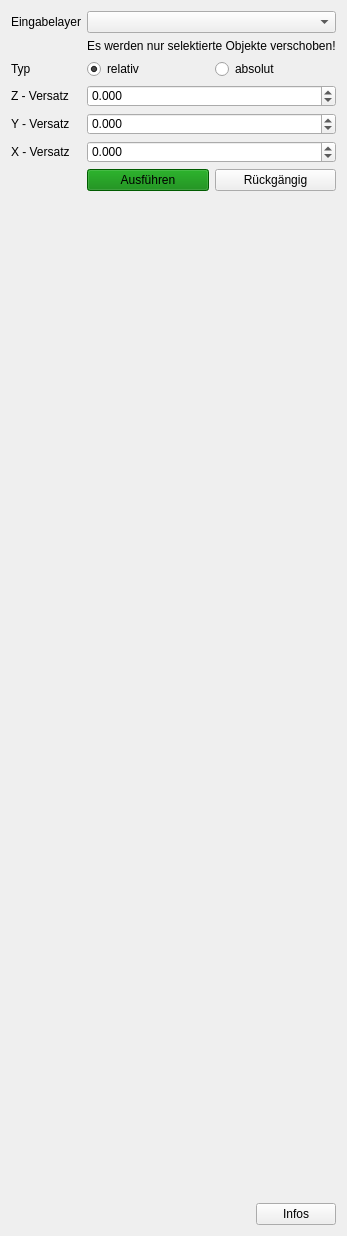
            <widget class="QWidget" name="lfaWidgetVerschieben">
             <property name="styleSheet">
              <string notr="true">#lfaWidgetVerschieben{
	background-color:  rgb(240,240,240)
}</string>
             </property>
             <attribute name="title">
              <string>Verschieben</string>
             </attribute>
             <layout class="QFormLayout" name="formLayout_4">
              <item row="1" column="0">
               <widget class="QLabel" name="label_15">
                <property name="text">
                 <string>Eingabelayer</string>
                </property>
               </widget>
              </item>
              <item row="1" column="1">
               <widget class="QgsMapLayerComboBox" name="layerGeometryMove"/>
              </item>
              <item row="3" column="1">
               <widget class="QLabel" name="label_16">
                <property name="text">
                 <string>Es werden nur selektierte Objekte verschoben!</string>
                </property>
               </widget>
              </item>
              <item row="4" column="0">
               <widget class="QLabel" name="label_22">
                <property name="text">
                 <string>Typ</string>
                </property>
               </widget>
              </item>
              <item row="4" column="1">
               <layout class="QHBoxLayout" name="horizontalLayout">
                <item>
                 <widget class="QRadioButton" name="radioGeometryMoveRelativ">
                  <property name="text">
                   <string>relativ</string>
                  </property>
                  <property name="checked">
                   <bool>true</bool>
                  </property>
                 </widget>
                </item>
                <item>
                 <widget class="QRadioButton" name="radioGeometryMoveAbsolut">
                  <property name="text">
                   <string>absolut</string>
                  </property>
                 </widget>
                </item>
               </layout>
              </item>
              <item row="6" column="0">
               <widget class="QLabel" name="label_23">
                <property name="text">
                 <string>Z - Versatz</string>
                </property>
               </widget>
              </item>
              <item row="6" column="1">
               <widget class="QgsDoubleSpinBox" name="spinBoxGeometryMoveZ">
                <property name="decimals">
                 <number>3</number>
                </property>
                <property name="minimum">
                 <double>-10000.000000000000000</double>
                </property>
                <property name="maximum">
                 <double>10000.000000000000000</double>
                </property>
               </widget>
              </item>
              <item row="8" column="0">
               <widget class="QLabel" name="label_24">
                <property name="text">
                 <string>Y - Versatz</string>
                </property>
               </widget>
              </item>
              <item row="8" column="1">
               <widget class="QgsDoubleSpinBox" name="spinBoxGeometryMoveY">
                <property name="decimals">
                 <number>3</number>
                </property>
                <property name="minimum">
                 <double>-100000.000000000000000</double>
                </property>
                <property name="maximum">
                 <double>100000.000000000000000</double>
                </property>
               </widget>
              </item>
              <item row="11" column="0">
               <widget class="QLabel" name="label_25">
                <property name="text">
                 <string>X - Versatz</string>
                </property>
               </widget>
              </item>
              <item row="11" column="1">
               <widget class="QgsDoubleSpinBox" name="spinBoxGeometryMoveX">
                <property name="decimals">
                 <number>3</number>
                </property>
                <property name="minimum">
                 <double>-100000.000000000000000</double>
                </property>
                <property name="maximum">
                 <double>100000.000000000000000</double>
                </property>
               </widget>
              </item>
              <item row="14" column="1">
               <layout class="QHBoxLayout" name="horizontalLayout_2">
                <property name="leftMargin">
                 <number>0</number>
                </property>
                <property name="topMargin">
                 <number>0</number>
                </property>
                <property name="rightMargin">
                 <number>0</number>
                </property>
                <property name="bottomMargin">
                 <number>0</number>
                </property>
                <item>
                 <widget class="QPushButton" name="btnGeometryMoveRun">
                  <property name="sizePolicy">
                   <sizepolicy hsizetype="Preferred" vsizetype="Fixed">
                    <horstretch>0</horstretch>
                    <verstretch>0</verstretch>
                   </sizepolicy>
                  </property>
                  <property name="toolTip">
                   <string/>
                  </property>
                  <property name="styleSheet">
                   <string notr="true">background-color : green</string>
                  </property>
                  <property name="text">
                   <string>Ausführen</string>
                  </property>
                 </widget>
                </item>
                <item>
                 <widget class="QPushButton" name="btnGeometryMoveReverse">
                  <property name="sizePolicy">
                   <sizepolicy hsizetype="Preferred" vsizetype="Fixed">
                    <horstretch>0</horstretch>
                    <verstretch>0</verstretch>
                   </sizepolicy>
                  </property>
                  <property name="text">
                   <string>Rückgängig</string>
                  </property>
                 </widget>
                </item>
               </layout>
              </item>
              <item row="18" column="1">
               <layout class="QHBoxLayout" name="horizontalLayout_3">
                <property name="topMargin">
                 <number>0</number>
                </property>
                <property name="rightMargin">
                 <number>0</number>
                </property>
                <property name="bottomMargin">
                 <number>0</number>
                </property>
                <item>
                 <spacer name="horizontalSpacer_4">
                  <property name="orientation">
                   <enum>Qt::Horizontal</enum>
                  </property>
                  <property name="sizeType">
                   <enum>QSizePolicy::Expanding</enum>
                  </property>
                  <property name="sizeHint" stdset="0">
                   <size>
                    <width>40</width>
                    <height>20</height>
                   </size>
                  </property>
                 </spacer>
                </item>
                <item>
                 <widget class="QPushButton" name="btnGeometryMoveInfo">
                  <property name="sizePolicy">
                   <sizepolicy hsizetype="Minimum" vsizetype="Preferred">
                    <horstretch>0</horstretch>
                    <verstretch>0</verstretch>
                   </sizepolicy>
                  </property>
                  <property name="text">
                   <string>Infos</string>
                  </property>
                  <property name="default">
                   <bool>false</bool>
                  </property>
                 </widget>
                </item>
               </layout>
              </item>
              <item row="16" column="1">
               <spacer name="verticalSpacer">
                <property name="orientation">
                 <enum>Qt::Vertical</enum>
                </property>
                <property name="sizeType">
                 <enum>QSizePolicy::Maximum</enum>
                </property>
                <property name="sizeHint" stdset="0">
                 <size>
                  <width>20</width>
                  <height>1000</height>
                 </size>
                </property>
               </spacer>
              </item>
             </layout>
            </widget>
